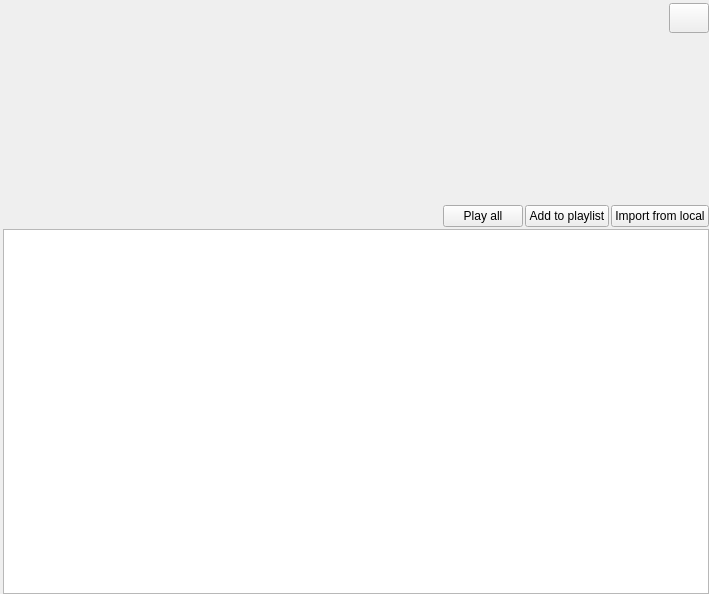
<?xml version="1.0" encoding="UTF-8"?>
<ui version="4.0">
 <class>SonglistWIdget</class>
 <widget class="QWidget" name="SonglistWIdget">
  <property name="geometry">
   <rect>
    <x>0</x>
    <y>0</y>
    <width>709</width>
    <height>594</height>
   </rect>
  </property>
  <property name="windowTitle">
   <string>Form</string>
  </property>
  <layout class="QGridLayout" name="gridLayout">
   <property name="leftMargin">
    <number>3</number>
   </property>
   <property name="topMargin">
    <number>3</number>
   </property>
   <property name="rightMargin">
    <number>0</number>
   </property>
   <property name="bottomMargin">
    <number>0</number>
   </property>
   <property name="spacing">
    <number>2</number>
   </property>
   <item row="0" column="4" alignment="Qt::AlignRight|Qt::AlignTop">
    <widget class="QPushButton" name="return_button">
     <property name="sizePolicy">
      <sizepolicy hsizetype="Fixed" vsizetype="Minimum">
       <horstretch>0</horstretch>
       <verstretch>0</verstretch>
      </sizepolicy>
     </property>
     <property name="minimumSize">
      <size>
       <width>10</width>
       <height>30</height>
      </size>
     </property>
     <property name="text">
      <string/>
     </property>
     <property name="iconSize">
      <size>
       <width>30</width>
       <height>30</height>
      </size>
     </property>
     <property name="autoDefault">
      <bool>false</bool>
     </property>
     <property name="flat">
      <bool>false</bool>
     </property>
    </widget>
   </item>
   <item row="0" column="1" colspan="3" alignment="Qt::AlignTop">
    <widget class="QLabel" name="songlistNameLabel">
     <property name="sizePolicy">
      <sizepolicy hsizetype="Preferred" vsizetype="Fixed">
       <horstretch>0</horstretch>
       <verstretch>101</verstretch>
      </sizepolicy>
     </property>
     <property name="minimumSize">
      <size>
       <width>0</width>
       <height>50</height>
      </size>
     </property>
     <property name="text">
      <string/>
     </property>
     <property name="alignment">
      <set>Qt::AlignLeading|Qt::AlignLeft|Qt::AlignTop</set>
     </property>
    </widget>
   </item>
   <item row="1" column="4">
    <widget class="QPushButton" name="import_button">
     <property name="sizePolicy">
      <sizepolicy hsizetype="Fixed" vsizetype="Fixed">
       <horstretch>0</horstretch>
       <verstretch>0</verstretch>
      </sizepolicy>
     </property>
     <property name="text">
      <string>Import from local</string>
     </property>
    </widget>
   </item>
   <item row="2" column="0" colspan="5">
    <widget class="SonglistView" name="view">
     <property name="sizePolicy">
      <sizepolicy hsizetype="Expanding" vsizetype="Expanding">
       <horstretch>0</horstretch>
       <verstretch>0</verstretch>
      </sizepolicy>
     </property>
    </widget>
   </item>
   <item row="1" column="3">
    <widget class="QPushButton" name="add_button">
     <property name="sizePolicy">
      <sizepolicy hsizetype="Fixed" vsizetype="Fixed">
       <horstretch>0</horstretch>
       <verstretch>0</verstretch>
      </sizepolicy>
     </property>
     <property name="text">
      <string>Add to playlist</string>
     </property>
    </widget>
   </item>
   <item row="1" column="2">
    <widget class="QPushButton" name="all_play_button">
     <property name="sizePolicy">
      <sizepolicy hsizetype="Fixed" vsizetype="Fixed">
       <horstretch>0</horstretch>
       <verstretch>0</verstretch>
      </sizepolicy>
     </property>
     <property name="text">
      <string>Play all</string>
     </property>
    </widget>
   </item>
   <item row="0" column="0">
    <widget class="QLabel" name="bio_label">
     <property name="sizePolicy">
      <sizepolicy hsizetype="Fixed" vsizetype="Fixed">
       <horstretch>200</horstretch>
       <verstretch>200</verstretch>
      </sizepolicy>
     </property>
     <property name="minimumSize">
      <size>
       <width>200</width>
       <height>200</height>
      </size>
     </property>
     <property name="text">
      <string/>
     </property>
    </widget>
   </item>
  </layout>
 </widget>
 <customwidgets>
  <customwidget>
   <class>SonglistView</class>
   <extends>QTableView</extends>
   <header>XYZPlayer/SonglistView.h</header>
  </customwidget>
 </customwidgets>
 <resources/>
 <connections/>
</ui>
